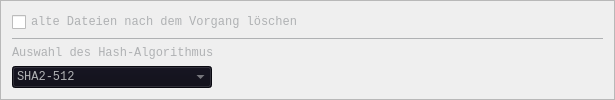
       <widget class="QFrame" name="frame_2">
        <property name="frameShape">
         <enum>QFrame::StyledPanel</enum>
        </property>
        <property name="frameShadow">
         <enum>QFrame::Raised</enum>
        </property>
        <layout class="QVBoxLayout" name="verticalLayout_3">
         <item>
          <widget class="QCheckBox" name="checkBox">
           <property name="palette">
            <palette>
             <active>
              <colorrole role="WindowText">
               <brush brushstyle="SolidPattern">
                <color alpha="255">
                 <red>175</red>
                 <green>177</green>
                 <blue>179</blue>
                </color>
               </brush>
              </colorrole>
              <colorrole role="Text">
               <brush brushstyle="SolidPattern">
                <color alpha="255">
                 <red>175</red>
                 <green>177</green>
                 <blue>179</blue>
                </color>
               </brush>
              </colorrole>
              <colorrole role="ButtonText">
               <brush brushstyle="SolidPattern">
                <color alpha="255">
                 <red>175</red>
                 <green>177</green>
                 <blue>179</blue>
                </color>
               </brush>
              </colorrole>
              <colorrole role="PlaceholderText">
               <brush brushstyle="NoBrush">
                <color alpha="128">
                 <red>175</red>
                 <green>177</green>
                 <blue>179</blue>
                </color>
               </brush>
              </colorrole>
             </active>
             <inactive>
              <colorrole role="WindowText">
               <brush brushstyle="SolidPattern">
                <color alpha="255">
                 <red>175</red>
                 <green>177</green>
                 <blue>179</blue>
                </color>
               </brush>
              </colorrole>
              <colorrole role="Text">
               <brush brushstyle="SolidPattern">
                <color alpha="255">
                 <red>175</red>
                 <green>177</green>
                 <blue>179</blue>
                </color>
               </brush>
              </colorrole>
              <colorrole role="ButtonText">
               <brush brushstyle="SolidPattern">
                <color alpha="255">
                 <red>175</red>
                 <green>177</green>
                 <blue>179</blue>
                </color>
               </brush>
              </colorrole>
              <colorrole role="PlaceholderText">
               <brush brushstyle="NoBrush">
                <color alpha="128">
                 <red>175</red>
                 <green>177</green>
                 <blue>179</blue>
                </color>
               </brush>
              </colorrole>
             </inactive>
             <disabled>
              <colorrole role="WindowText">
               <brush brushstyle="SolidPattern">
                <color alpha="255">
                 <red>175</red>
                 <green>177</green>
                 <blue>179</blue>
                </color>
               </brush>
              </colorrole>
              <colorrole role="Text">
               <brush brushstyle="SolidPattern">
                <color alpha="255">
                 <red>175</red>
                 <green>177</green>
                 <blue>179</blue>
                </color>
               </brush>
              </colorrole>
              <colorrole role="ButtonText">
               <brush brushstyle="SolidPattern">
                <color alpha="255">
                 <red>175</red>
                 <green>177</green>
                 <blue>179</blue>
                </color>
               </brush>
              </colorrole>
              <colorrole role="PlaceholderText">
               <brush brushstyle="NoBrush">
                <color alpha="128">
                 <red>175</red>
                 <green>177</green>
                 <blue>179</blue>
                </color>
               </brush>
              </colorrole>
             </disabled>
            </palette>
           </property>
           <property name="font">
            <font>
             <family>Courier New</family>
            </font>
           </property>
           <property name="text">
            <string>alte Dateien nach dem Vorgang löschen</string>
           </property>
          </widget>
         </item>
         <item>
          <widget class="Line" name="line_3">
           <property name="sizePolicy">
            <sizepolicy hsizetype="Expanding" vsizetype="Fixed">
             <horstretch>0</horstretch>
             <verstretch>0</verstretch>
            </sizepolicy>
           </property>
           <property name="minimumSize">
            <size>
             <width>591</width>
             <height>0</height>
            </size>
           </property>
           <property name="maximumSize">
            <size>
             <width>16777215</width>
             <height>1</height>
            </size>
           </property>
           <property name="palette">
            <palette>
             <active>
              <colorrole role="Button">
               <brush brushstyle="SolidPattern">
                <color alpha="255">
                 <red>175</red>
                 <green>177</green>
                 <blue>179</blue>
                </color>
               </brush>
              </colorrole>
              <colorrole role="Base">
               <brush brushstyle="SolidPattern">
                <color alpha="255">
                 <red>175</red>
                 <green>177</green>
                 <blue>179</blue>
                </color>
               </brush>
              </colorrole>
              <colorrole role="Window">
               <brush brushstyle="SolidPattern">
                <color alpha="255">
                 <red>175</red>
                 <green>177</green>
                 <blue>179</blue>
                </color>
               </brush>
              </colorrole>
             </active>
             <inactive>
              <colorrole role="Button">
               <brush brushstyle="SolidPattern">
                <color alpha="255">
                 <red>175</red>
                 <green>177</green>
                 <blue>179</blue>
                </color>
               </brush>
              </colorrole>
              <colorrole role="Base">
               <brush brushstyle="SolidPattern">
                <color alpha="255">
                 <red>175</red>
                 <green>177</green>
                 <blue>179</blue>
                </color>
               </brush>
              </colorrole>
              <colorrole role="Window">
               <brush brushstyle="SolidPattern">
                <color alpha="255">
                 <red>175</red>
                 <green>177</green>
                 <blue>179</blue>
                </color>
               </brush>
              </colorrole>
             </inactive>
             <disabled>
              <colorrole role="Button">
               <brush brushstyle="SolidPattern">
                <color alpha="255">
                 <red>175</red>
                 <green>177</green>
                 <blue>179</blue>
                </color>
               </brush>
              </colorrole>
              <colorrole role="Base">
               <brush brushstyle="SolidPattern">
                <color alpha="255">
                 <red>175</red>
                 <green>177</green>
                 <blue>179</blue>
                </color>
               </brush>
              </colorrole>
              <colorrole role="Window">
               <brush brushstyle="SolidPattern">
                <color alpha="255">
                 <red>175</red>
                 <green>177</green>
                 <blue>179</blue>
                </color>
               </brush>
              </colorrole>
             </disabled>
            </palette>
           </property>
           <property name="styleSheet">
            <string notr="true">background-color: rgb(175, 177, 179);</string>
           </property>
           <property name="lineWidth">
            <number>0</number>
           </property>
           <property name="midLineWidth">
            <number>0</number>
           </property>
           <property name="orientation">
            <enum>Qt::Horizontal</enum>
           </property>
          </widget>
         </item>
         <item>
          <widget class="QLabel" name="label_3">
           <property name="maximumSize">
            <size>
             <width>16777215</width>
             <height>30</height>
            </size>
           </property>
           <property name="palette">
            <palette>
             <active>
              <colorrole role="WindowText">
               <brush brushstyle="SolidPattern">
                <color alpha="255">
                 <red>175</red>
                 <green>177</green>
                 <blue>179</blue>
                </color>
               </brush>
              </colorrole>
              <colorrole role="Text">
               <brush brushstyle="SolidPattern">
                <color alpha="255">
                 <red>175</red>
                 <green>177</green>
                 <blue>179</blue>
                </color>
               </brush>
              </colorrole>
              <colorrole role="ButtonText">
               <brush brushstyle="SolidPattern">
                <color alpha="255">
                 <red>175</red>
                 <green>177</green>
                 <blue>179</blue>
                </color>
               </brush>
              </colorrole>
              <colorrole role="PlaceholderText">
               <brush brushstyle="NoBrush">
                <color alpha="128">
                 <red>175</red>
                 <green>177</green>
                 <blue>179</blue>
                </color>
               </brush>
              </colorrole>
             </active>
             <inactive>
              <colorrole role="WindowText">
               <brush brushstyle="SolidPattern">
                <color alpha="255">
                 <red>175</red>
                 <green>177</green>
                 <blue>179</blue>
                </color>
               </brush>
              </colorrole>
              <colorrole role="Text">
               <brush brushstyle="SolidPattern">
                <color alpha="255">
                 <red>175</red>
                 <green>177</green>
                 <blue>179</blue>
                </color>
               </brush>
              </colorrole>
              <colorrole role="ButtonText">
               <brush brushstyle="SolidPattern">
                <color alpha="255">
                 <red>175</red>
                 <green>177</green>
                 <blue>179</blue>
                </color>
               </brush>
              </colorrole>
              <colorrole role="PlaceholderText">
               <brush brushstyle="NoBrush">
                <color alpha="128">
                 <red>175</red>
                 <green>177</green>
                 <blue>179</blue>
                </color>
               </brush>
              </colorrole>
             </inactive>
             <disabled>
              <colorrole role="WindowText">
               <brush brushstyle="SolidPattern">
                <color alpha="255">
                 <red>175</red>
                 <green>177</green>
                 <blue>179</blue>
                </color>
               </brush>
              </colorrole>
              <colorrole role="Text">
               <brush brushstyle="SolidPattern">
                <color alpha="255">
                 <red>175</red>
                 <green>177</green>
                 <blue>179</blue>
                </color>
               </brush>
              </colorrole>
              <colorrole role="ButtonText">
               <brush brushstyle="SolidPattern">
                <color alpha="255">
                 <red>175</red>
                 <green>177</green>
                 <blue>179</blue>
                </color>
               </brush>
              </colorrole>
              <colorrole role="PlaceholderText">
               <brush brushstyle="NoBrush">
                <color alpha="128">
                 <red>175</red>
                 <green>177</green>
                 <blue>179</blue>
                </color>
               </brush>
              </colorrole>
             </disabled>
            </palette>
           </property>
           <property name="font">
            <font>
             <family>Courier New</family>
            </font>
           </property>
           <property name="text">
            <string>Auswahl des Hash-Algorithmus</string>
           </property>
          </widget>
         </item>
         <item>
          <widget class="QComboBox" name="comboBox">
           <property name="maximumSize">
            <size>
             <width>200</width>
             <height>16777215</height>
            </size>
           </property>
           <property name="palette">
            <palette>
             <active>
              <colorrole role="WindowText">
               <brush brushstyle="SolidPattern">
                <color alpha="255">
                 <red>175</red>
                 <green>177</green>
                 <blue>179</blue>
                </color>
               </brush>
              </colorrole>
              <colorrole role="Button">
               <brush brushstyle="SolidPattern">
                <color alpha="255">
                 <red>13</red>
                 <green>12</green>
                 <blue>23</blue>
                </color>
               </brush>
              </colorrole>
              <colorrole role="Text">
               <brush brushstyle="SolidPattern">
                <color alpha="255">
                 <red>175</red>
                 <green>177</green>
                 <blue>179</blue>
                </color>
               </brush>
              </colorrole>
              <colorrole role="ButtonText">
               <brush brushstyle="SolidPattern">
                <color alpha="255">
                 <red>175</red>
                 <green>177</green>
                 <blue>179</blue>
                </color>
               </brush>
              </colorrole>
              <colorrole role="Base">
               <brush brushstyle="SolidPattern">
                <color alpha="255">
                 <red>13</red>
                 <green>12</green>
                 <blue>23</blue>
                </color>
               </brush>
              </colorrole>
              <colorrole role="Window">
               <brush brushstyle="SolidPattern">
                <color alpha="255">
                 <red>13</red>
                 <green>12</green>
                 <blue>23</blue>
                </color>
               </brush>
              </colorrole>
              <colorrole role="PlaceholderText">
               <brush brushstyle="NoBrush">
                <color alpha="128">
                 <red>175</red>
                 <green>177</green>
                 <blue>179</blue>
                </color>
               </brush>
              </colorrole>
             </active>
             <inactive>
              <colorrole role="WindowText">
               <brush brushstyle="SolidPattern">
                <color alpha="255">
                 <red>175</red>
                 <green>177</green>
                 <blue>179</blue>
                </color>
               </brush>
              </colorrole>
              <colorrole role="Button">
               <brush brushstyle="SolidPattern">
                <color alpha="255">
                 <red>13</red>
                 <green>12</green>
                 <blue>23</blue>
                </color>
               </brush>
              </colorrole>
              <colorrole role="Text">
               <brush brushstyle="SolidPattern">
                <color alpha="255">
                 <red>175</red>
                 <green>177</green>
                 <blue>179</blue>
                </color>
               </brush>
              </colorrole>
              <colorrole role="ButtonText">
               <brush brushstyle="SolidPattern">
                <color alpha="255">
                 <red>175</red>
                 <green>177</green>
                 <blue>179</blue>
                </color>
               </brush>
              </colorrole>
              <colorrole role="Base">
               <brush brushstyle="SolidPattern">
                <color alpha="255">
                 <red>13</red>
                 <green>12</green>
                 <blue>23</blue>
                </color>
               </brush>
              </colorrole>
              <colorrole role="Window">
               <brush brushstyle="SolidPattern">
                <color alpha="255">
                 <red>13</red>
                 <green>12</green>
                 <blue>23</blue>
                </color>
               </brush>
              </colorrole>
              <colorrole role="PlaceholderText">
               <brush brushstyle="NoBrush">
                <color alpha="128">
                 <red>175</red>
                 <green>177</green>
                 <blue>179</blue>
                </color>
               </brush>
              </colorrole>
             </inactive>
             <disabled>
              <colorrole role="WindowText">
               <brush brushstyle="SolidPattern">
                <color alpha="255">
                 <red>175</red>
                 <green>177</green>
                 <blue>179</blue>
                </color>
               </brush>
              </colorrole>
              <colorrole role="Button">
               <brush brushstyle="SolidPattern">
                <color alpha="255">
                 <red>13</red>
                 <green>12</green>
                 <blue>23</blue>
                </color>
               </brush>
              </colorrole>
              <colorrole role="Text">
               <brush brushstyle="SolidPattern">
                <color alpha="255">
                 <red>175</red>
                 <green>177</green>
                 <blue>179</blue>
                </color>
               </brush>
              </colorrole>
              <colorrole role="ButtonText">
               <brush brushstyle="SolidPattern">
                <color alpha="255">
                 <red>175</red>
                 <green>177</green>
                 <blue>179</blue>
                </color>
               </brush>
              </colorrole>
              <colorrole role="Base">
               <brush brushstyle="SolidPattern">
                <color alpha="255">
                 <red>13</red>
                 <green>12</green>
                 <blue>23</blue>
                </color>
               </brush>
              </colorrole>
              <colorrole role="Window">
               <brush brushstyle="SolidPattern">
                <color alpha="255">
                 <red>13</red>
                 <green>12</green>
                 <blue>23</blue>
                </color>
               </brush>
              </colorrole>
              <colorrole role="PlaceholderText">
               <brush brushstyle="NoBrush">
                <color alpha="128">
                 <red>175</red>
                 <green>177</green>
                 <blue>179</blue>
                </color>
               </brush>
              </colorrole>
             </disabled>
            </palette>
           </property>
           <property name="font">
            <font>
             <family>Courier New</family>
            </font>
           </property>
           <property name="currentIndex">
            <number>3</number>
           </property>
           <item>
            <property name="text">
             <string>SHA2-224</string>
            </property>
           </item>
           <item>
            <property name="text">
             <string>SHA2-256</string>
            </property>
           </item>
           <item>
            <property name="text">
             <string>SHA2-384</string>
            </property>
           </item>
           <item>
            <property name="text">
             <string>SHA2-512</string>
            </property>
           </item>
           <item>
            <property name="text">
             <string>SHA3-224</string>
            </property>
           </item>
           <item>
            <property name="text">
             <string>SHA3-256</string>
            </property>
           </item>
           <item>
            <property name="text">
             <string>SHA3-384</string>
            </property>
           </item>
           <item>
            <property name="text">
             <string>SHA3-512</string>
            </property>
           </item>
          </widget>
         </item>
        </layout>
       </widget>
